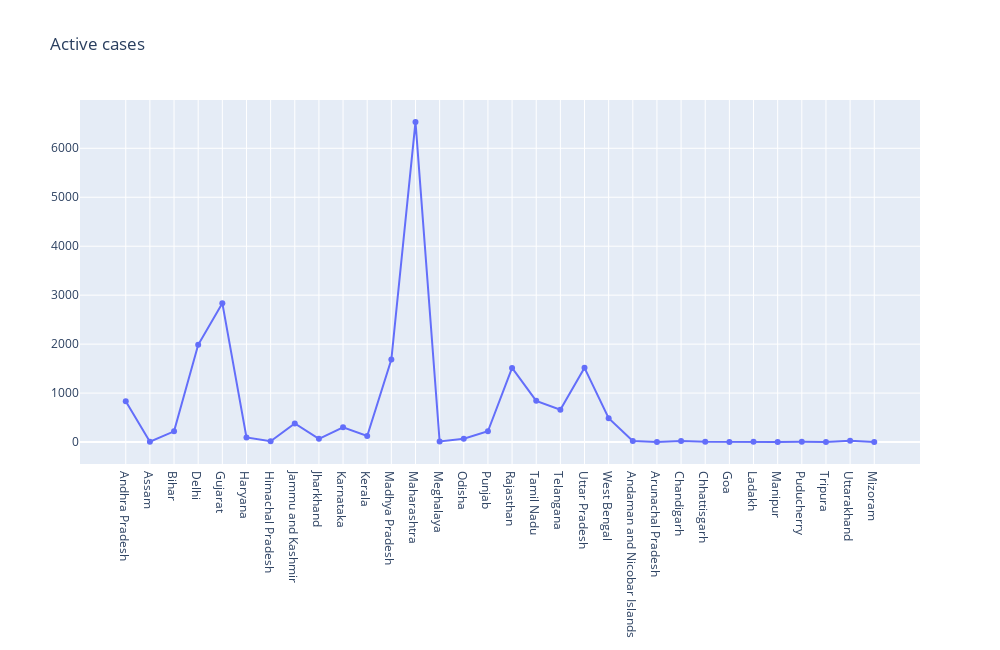

Source (notebook cell):
### Code cell
fig1=go.Figure(go.Line(x=covid['State'],y=covid['Active_Cases'],mode='lines+markers'))
fig1.update_layout(
    autosize=False,
    width=1000,
    height=650,)
fig1.update_layout(title_text='Active cases')

### Figure 1 — Plotly figure (JSON) as saved in the notebook; plotly's stock layout.template omitted (floating-point values rounded to 4 significant figures)
{"data": [{"mode": "lines+markers", "type": "scatter", "x": ["Andhra Pradesh", "Assam", "Bihar", "Delhi", "Gujarat", "Haryana", "Himachal Pradesh", "Jammu and Kashmir", "Jharkhand", "Karnataka", "Kerala", "Madhya Pradesh", "Maharashtra", "Meghalaya", "Odisha", "Punjab", "Rajasthan", "Tamil Nadu", "Telangana", "Uttar Pradesh", "West Bengal", "Andaman and Nicobar Islands", "Arunachal Pradesh", "Chandigarh", "Chhattisgarh", "Goa", "Ladakh", "Manipur", "Puducherry", "Tripura", "Uttarakhand", "Mizoram"], "y": [835, 8, 219, 1987, 2837, 94, 16, 380, 66, 302, 123, 1685, 6538, 11, 67, 220, 1515, 841, 660, 1516, 486, 22, 0, 19, 5, 0, 4, 0, 4, 0, 25, 1]}], "layout": {"autosize": false, "height": 650, "title": {"text": "Active cases"}, "width": 1000}}
